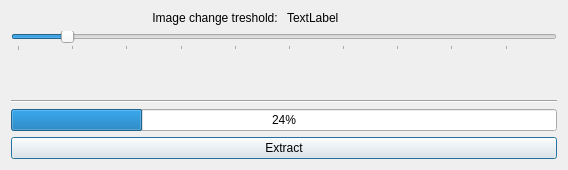
<?xml version="1.0" encoding="UTF-8"?>
<ui version="4.0">
 <class>dlgExtract</class>
 <widget class="QDialog" name="dlgExtract">
  <property name="geometry">
   <rect>
    <x>0</x>
    <y>0</y>
    <width>568</width>
    <height>170</height>
   </rect>
  </property>
  <property name="sizePolicy">
   <sizepolicy hsizetype="Fixed" vsizetype="Fixed">
    <horstretch>0</horstretch>
    <verstretch>0</verstretch>
   </sizepolicy>
  </property>
  <property name="windowTitle">
   <string>Extract slides from video</string>
  </property>
  <property name="sizeGripEnabled">
   <bool>false</bool>
  </property>
  <layout class="QGridLayout" name="gridLayout">
   <item row="0" column="0">
    <layout class="QVBoxLayout" name="verticalLayout">
     <property name="margin">
      <number>0</number>
     </property>
     <item>
      <layout class="QHBoxLayout" name="horizontalLayout">
       <item>
        <widget class="QLabel" name="lblDesc">
         <property name="text">
          <string>Image change treshold: </string>
         </property>
         <property name="alignment">
          <set>Qt::AlignRight|Qt::AlignTrailing|Qt::AlignVCenter</set>
         </property>
        </widget>
       </item>
       <item>
        <widget class="QLabel" name="lblTresh">
         <property name="text">
          <string>TextLabel</string>
         </property>
        </widget>
       </item>
      </layout>
     </item>
     <item>
      <widget class="QSlider" name="sldTreshold">
       <property name="minimum">
        <number>1</number>
       </property>
       <property name="sliderPosition">
        <number>10</number>
       </property>
       <property name="orientation">
        <enum>Qt::Horizontal</enum>
       </property>
       <property name="tickPosition">
        <enum>QSlider::TicksBelow</enum>
       </property>
       <property name="tickInterval">
        <number>10</number>
       </property>
      </widget>
     </item>
     <item>
      <spacer name="verticalSpacer">
       <property name="orientation">
        <enum>Qt::Vertical</enum>
       </property>
       <property name="sizeHint" stdset="0">
        <size>
         <width>20</width>
         <height>40</height>
        </size>
       </property>
      </spacer>
     </item>
     <item>
      <widget class="Line" name="line">
       <property name="orientation">
        <enum>Qt::Horizontal</enum>
       </property>
      </widget>
     </item>
     <item>
      <widget class="QProgressBar" name="prgProgress">
       <property name="value">
        <number>24</number>
       </property>
      </widget>
     </item>
     <item>
      <widget class="QPushButton" name="btnExtract">
       <property name="text">
        <string>Extract</string>
       </property>
      </widget>
     </item>
    </layout>
   </item>
  </layout>
 </widget>
 <resources/>
 <connections/>
</ui>
